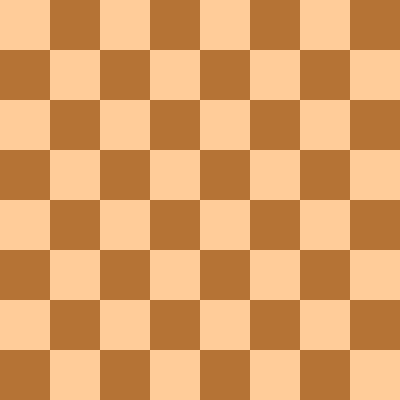

This figure's Python source:
from PIL import Image, ImageDraw

im = Image.new("RGB", (400, 400))
drawer = ImageDraw.Draw(im)
for i in range(8):
    for j in range(8):
        if i % 2:
            if not j % 2:
                drawer.rectangle(((j * 50, i * 50), ((j + 1) * 50, (i + 1) * 50)), '#b57335')
            else:
                drawer.rectangle(((j * 50, i * 50), ((j + 1) * 50, (i + 1) * 50)), '#ffcc99')
        else:
            if j % 2:
                drawer.rectangle(((j * 50, i * 50), ((j + 1) * 50, (i + 1) * 50)), '#b57335')
            else:
                drawer.rectangle(((j * 50, i * 50), ((j + 1) * 50, (i + 1) * 50)), '#ffcc99')
im.save('board.png')
